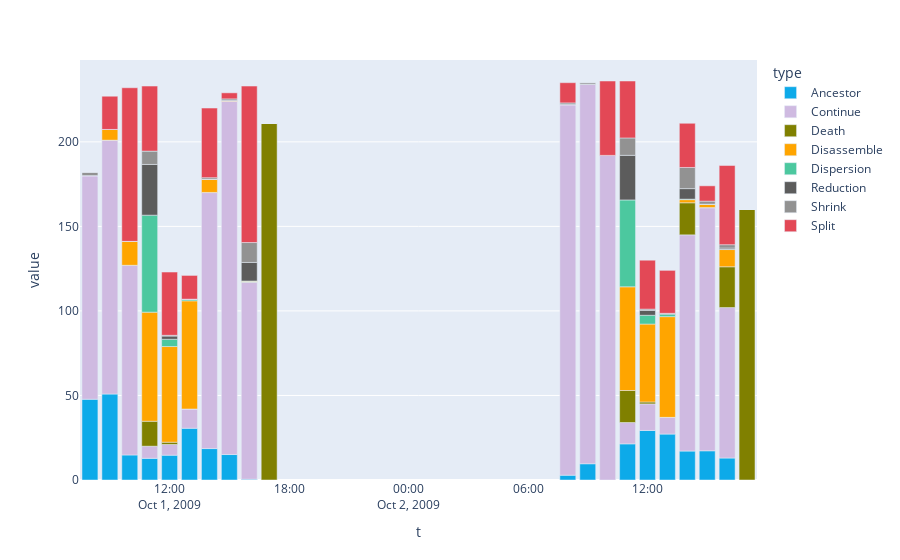

The notebook cell saved with this chart:
### Code cell
fig = px.bar(df, x="t", y="value", color="type")
#set manually colors
for trace in fig.data:
    trace.marker.color = lcs.utils.colormap()[trace.name]
#fig.update_traces(marker_color=[lcs.utils.colormap()[c] for c in categories_in_order])
#replace x axis with hours
#fig.update_xaxes(type='category', categoryorder='array', categoryarray=hours)
#fig["layout"].update({"xaxis": {"tickformat": "%H:%M"}})
#plot every hour
#fig.update_xaxes(tickvals=hours, ticktext=hours, tickformat="%H:%M")
fig.show()

### Figure 1 — Plotly figure (JSON) as saved in the notebook; plotly's stock layout.template omitted (floating-point values rounded to 4 significant figures)
{"data": [{"alignmentgroup": "True", "hovertemplate": "type=Ancestor<br>t=%{x}<br>value=%{y}<extra></extra>", "legendgroup": "Ancestor", "marker": {"color": "#0DAAE9", "pattern": {"shape": ""}}, "name": "Ancestor", "offsetgroup": "Ancestor", "orientation": "v", "showlegend": true, "textposition": "auto", "type": "bar", "x": ["2009-10-01T08:00:00", "2009-10-01T17:00:00", "2009-10-02T08:00:00", "2009-10-02T09:00:00", "2009-10-02T10:00:00", "2009-10-02T11:00:00", "2009-10-02T12:00:00", "2009-10-02T13:00:00", "2009-10-02T14:00:00", "2009-10-02T15:00:00", "2009-10-01T09:00:00", "2009-10-02T16:00:00", "2009-10-02T17:00:00", "2009-10-01T10:00:00", "2009-10-01T11:00:00", "2009-10-01T12:00:00", "2009-10-01T13:00:00", "2009-10-01T14:00:00", "2009-10-01T15:00:00", "2009-10-01T16:00:00"], "xaxis": "x", "y": [47.77, 0, 2.831, 9.612, 0, 21.38, 29.29, 27.17, 17.12, 17.27, 50.83, 13.0, 0, 14.8, 12.82, 14.67, 30.6, 18.59, 15.07, 0.4667], "yaxis": "y"}, {"alignmentgroup": "True", "hovertemplate": "type=Continue<br>t=%{x}<br>value=%{y}<extra></extra>", "legendgroup": "Continue", "marker": {"color": "#CFBAE1", "pattern": {"shape": ""}}, "name": "Continue", "offsetgroup": "Continue", "orientation": "v", "showlegend": true, "textposition": "auto", "type": "bar", "x": ["2009-10-01T08:00:00", "2009-10-01T17:00:00", "2009-10-02T08:00:00", "2009-10-02T09:00:00", "2009-10-02T10:00:00", "2009-10-02T11:00:00", "2009-10-02T12:00:00", "2009-10-02T13:00:00", "2009-10-02T14:00:00", "2009-10-02T15:00:00", "2009-10-01T09:00:00", "2009-10-02T16:00:00", "2009-10-02T17:00:00", "2009-10-01T10:00:00", "2009-10-01T11:00:00", "2009-10-01T12:00:00", "2009-10-01T13:00:00", "2009-10-01T14:00:00", "2009-10-01T15:00:00", "2009-10-01T16:00:00"], "xaxis": "x", "y": [132.2, 0, 219.2, 224.4, 192, 12.62, 15.71, 9.826, 127.9, 143.7, 150.2, 89.0, 0, 112.2, 7.18, 6.333, 11.4, 151.4, 208.9, 116.5], "yaxis": "y"}, {"alignmentgroup": "True", "hovertemplate": "type=Death<br>t=%{x}<br>value=%{y}<extra></extra>", "legendgroup": "Death", "marker": {"color": " #808000", "pattern": {"shape": ""}}, "name": "Death", "offsetgroup": "Death", "orientation": "v", "showlegend": true, "textposition": "auto", "type": "bar", "x": ["2009-10-01T08:00:00", "2009-10-01T17:00:00", "2009-10-02T08:00:00", "2009-10-02T09:00:00", "2009-10-02T10:00:00", "2009-10-02T11:00:00", "2009-10-02T12:00:00", "2009-10-02T13:00:00", "2009-10-02T14:00:00", "2009-10-02T15:00:00", "2009-10-01T09:00:00", "2009-10-02T16:00:00", "2009-10-02T17:00:00", "2009-10-01T10:00:00", "2009-10-01T11:00:00", "2009-10-01T12:00:00", "2009-10-01T13:00:00", "2009-10-01T14:00:00", "2009-10-01T15:00:00", "2009-10-01T16:00:00"], "xaxis": "x", "y": [0.04762, 211, 0, 0, 0, 18.94, 1.147, 0.05246, 18.97, 0.1428, 0, 24.11, 160, 0, 14.76, 1.365, 0, 0.08696, 0, 0.1167], "yaxis": "y"}, {"alignmentgroup": "True", "hovertemplate": "type=Disassemble<br>t=%{x}<br>value=%{y}<extra></extra>", "legendgroup": "Disassemble", "marker": {"color": "#FFA500", "pattern": {"shape": ""}}, "name": "Disassemble", "offsetgroup": "Disassemble", "orientation": "v", "showlegend": true, "textposition": "auto", "type": "bar", "x": ["2009-10-01T08:00:00", "2009-10-01T17:00:00", "2009-10-02T08:00:00", "2009-10-02T09:00:00", "2009-10-02T10:00:00", "2009-10-02T11:00:00", "2009-10-02T12:00:00", "2009-10-02T13:00:00", "2009-10-02T14:00:00", "2009-10-02T15:00:00", "2009-10-01T09:00:00", "2009-10-02T16:00:00", "2009-10-02T17:00:00", "2009-10-01T10:00:00", "2009-10-01T11:00:00", "2009-10-01T12:00:00", "2009-10-01T13:00:00", "2009-10-01T14:00:00", "2009-10-01T15:00:00", "2009-10-01T16:00:00"], "xaxis": "x", "y": [0, 0, 0.0407, 0, 0, 61.33, 46.08, 59.58, 1.853, 1.941, 6.35, 10.2, 0, 14.16, 64.53, 56.58, 63.97, 7.844, 0.4163, 0.4667], "yaxis": "y"}, {"alignmentgroup": "True", "hovertemplate": "type=Dispersion<br>t=%{x}<br>value=%{y}<extra></extra>", "legendgroup": "Dispersion", "marker": {"color": "#4CC89F", "pattern": {"shape": ""}}, "name": "Dispersion", "offsetgroup": "Dispersion", "orientation": "v", "showlegend": true, "textposition": "auto", "type": "bar", "x": ["2009-10-01T08:00:00", "2009-10-01T17:00:00", "2009-10-02T08:00:00", "2009-10-02T09:00:00", "2009-10-02T10:00:00", "2009-10-02T11:00:00", "2009-10-02T12:00:00", "2009-10-02T13:00:00", "2009-10-02T14:00:00", "2009-10-02T15:00:00", "2009-10-01T09:00:00", "2009-10-02T16:00:00", "2009-10-02T17:00:00", "2009-10-01T10:00:00", "2009-10-01T11:00:00", "2009-10-01T12:00:00", "2009-10-01T13:00:00", "2009-10-01T14:00:00", "2009-10-01T15:00:00", "2009-10-01T16:00:00"], "xaxis": "x", "y": [0, 0, 0, 0, 0, 51.38, 5.209, 1.422, 0.2926, 0.0136, 0, 0.1616, 0, 0, 57.36, 4.302, 0.7881, 0, 0, 0.1167], "yaxis": "y"}, {"alignmentgroup": "True", "hovertemplate": "type=Reduction<br>t=%{x}<br>value=%{y}<extra></extra>", "legendgroup": "Reduction", "marker": {"color": "#5C5C5C", "pattern": {"shape": ""}}, "name": "Reduction", "offsetgroup": "Reduction", "orientation": "v", "showlegend": true, "textposition": "auto", "type": "bar", "x": ["2009-10-01T08:00:00", "2009-10-01T17:00:00", "2009-10-02T08:00:00", "2009-10-02T09:00:00", "2009-10-02T10:00:00", "2009-10-02T11:00:00", "2009-10-02T12:00:00", "2009-10-02T13:00:00", "2009-10-02T14:00:00", "2009-10-02T15:00:00", "2009-10-01T09:00:00", "2009-10-02T16:00:00", "2009-10-02T17:00:00", "2009-10-01T10:00:00", "2009-10-01T11:00:00", "2009-10-01T12:00:00", "2009-10-01T13:00:00", "2009-10-01T14:00:00", "2009-10-01T15:00:00", "2009-10-01T16:00:00"], "xaxis": "x", "y": [0, 0, 0, 0, 0, 26.39, 2.889, 0.4851, 6.225, 0.07335, 0, 0.7134, 0, 0, 30.01, 1.894, 0.2119, 0, 0, 10.98], "yaxis": "y"}, {"alignmentgroup": "True", "hovertemplate": "type=Shrink<br>t=%{x}<br>value=%{y}<extra></extra>", "legendgroup": "Shrink", "marker": {"color": "#929292", "pattern": {"shape": ""}}, "name": "Shrink", "offsetgroup": "Shrink", "orientation": "v", "showlegend": true, "textposition": "auto", "type": "bar", "x": ["2009-10-01T08:00:00", "2009-10-01T17:00:00", "2009-10-02T08:00:00", "2009-10-02T09:00:00", "2009-10-02T10:00:00", "2009-10-02T11:00:00", "2009-10-02T12:00:00", "2009-10-02T13:00:00", "2009-10-02T14:00:00", "2009-10-02T15:00:00", "2009-10-01T09:00:00", "2009-10-02T16:00:00", "2009-10-02T17:00:00", "2009-10-01T10:00:00", "2009-10-01T11:00:00", "2009-10-01T12:00:00", "2009-10-01T13:00:00", "2009-10-01T14:00:00", "2009-10-01T15:00:00", "2009-10-01T16:00:00"], "xaxis": "x", "y": [1.952, 0, 1, 1, 0, 10.29, 0.7553, 0.04056, 12.51, 1.77, 0, 2.011, 0, 0, 7.878, 0.4386, 0, 0.913, 1, 11.78], "yaxis": "y"}, {"alignmentgroup": "True", "hovertemplate": "type=Split<br>t=%{x}<br>value=%{y}<extra></extra>", "legendgroup": "Split", "marker": {"color": "#E34856", "pattern": {"shape": ""}}, "name": "Split", "offsetgroup": "Split", "orientation": "v", "showlegend": true, "textposition": "auto", "type": "bar", "x": ["2009-10-01T08:00:00", "2009-10-01T17:00:00", "2009-10-02T08:00:00", "2009-10-02T09:00:00", "2009-10-02T10:00:00", "2009-10-02T11:00:00", "2009-10-02T12:00:00", "2009-10-02T13:00:00", "2009-10-02T14:00:00", "2009-10-02T15:00:00", "2009-10-01T09:00:00", "2009-10-02T16:00:00", "2009-10-02T17:00:00", "2009-10-01T10:00:00", "2009-10-01T11:00:00", "2009-10-01T12:00:00", "2009-10-01T13:00:00", "2009-10-01T14:00:00", "2009-10-01T15:00:00", "2009-10-01T16:00:00"], "xaxis": "x", "y": [0, 0, 11.96, 0, 44, 33.67, 28.92, 25.42, 26.15, 9.059, 19.65, 46.8, 0, 90.84, 38.47, 37.42, 14.03, 41.16, 3.584, 92.53], "yaxis": "y"}], "layout": {"barmode": "relative", "legend": {"title": {"text": "type"}, "tracegroupgap": 0}, "margin": {"t": 60}, "xaxis": {"anchor": "y", "domain": [0, 1], "title": {"text": "t"}}, "yaxis": {"anchor": "x", "domain": [0, 1], "title": {"text": "value"}}}}
